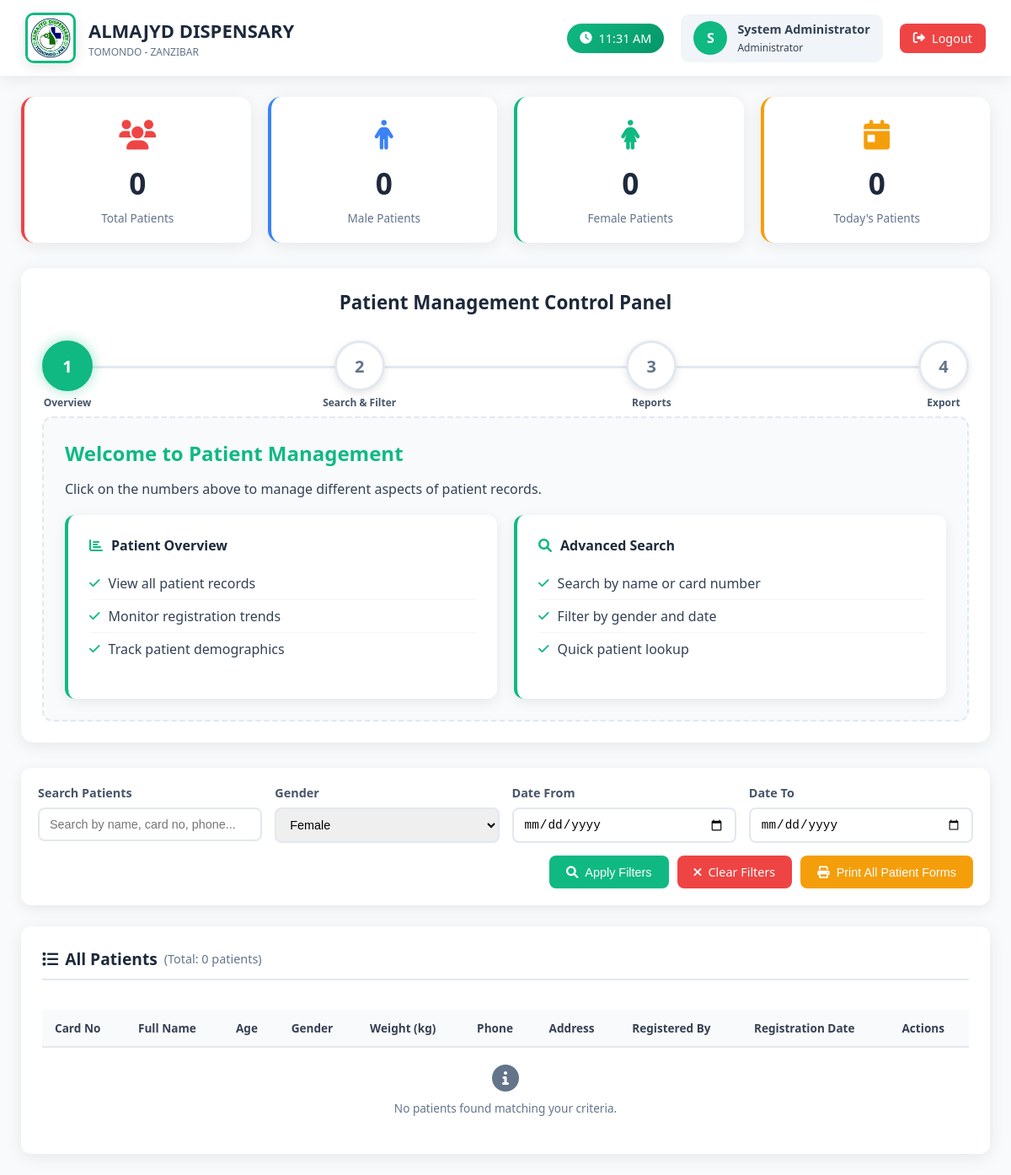
The app's page /admin/view_patients.php?gender=female (signed in), older data.
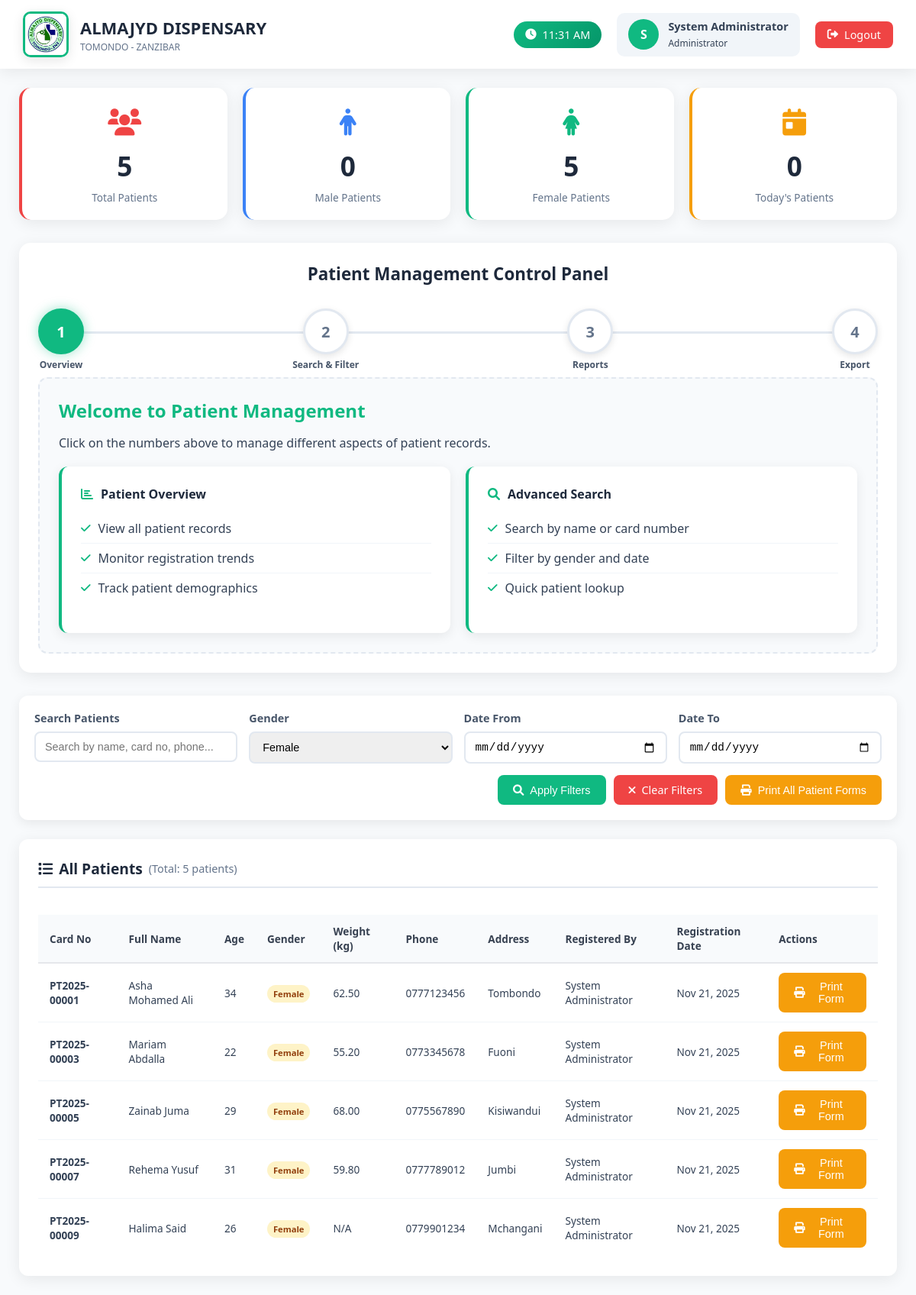
The same page, newer data.
### tables this page shows
CREATE TABLE `patients` (
  `id` int(11) NOT NULL,
  `card_no` varchar(50) NOT NULL,
  `full_name` varchar(100) NOT NULL,
  `address` text DEFAULT NULL,
  `age` int(11) DEFAULT NULL,
  `weight` decimal(5,2) DEFAULT NULL,
  `phone` varchar(20) DEFAULT NULL,
  `gender` enum('male','female') DEFAULT NULL,
  `created_by` int(11) DEFAULT NULL,
  `created_at` timestamp NOT NULL DEFAULT current_timestamp()
);

CREATE TABLE `users` (
  `id` int(11) NOT NULL,
  `username` varchar(50) NOT NULL,
  `password` varchar(255) NOT NULL,
  `email` varchar(100) DEFAULT NULL,
  `role` enum('admin','doctor','receptionist','laboratory','pharmacy','cashier') NOT NULL,
  `full_name` varchar(100) NOT NULL,
  `phone` varchar(20) DEFAULT NULL,
  `district` varchar(100) DEFAULT NULL,
  `region` varchar(100) DEFAULT NULL,
  `created_at` timestamp NOT NULL DEFAULT current_timestamp(),
  `status` enum('active','inactive') DEFAULT 'active',
  `permissions` text DEFAULT NULL,
  `last_login` timestamp NULL DEFAULT NULL
);

### admin/view_patients.php (the view, shortened to what this page needs)
<?php
require_once '../config.php';
$search = isset($_GET['search']) ? trim($_GET['search']) : '';
$gender_filter = isset($_GET['gender']) ? $_GET['gender'] : '';
$date_from = isset($_GET['date_from']) ? $_GET['date_from'] : '';
$date_to = isset($_GET['date_to']) ? $_GET['date_to'] : '';
$query = "SELECT p.*, u.full_name as created_by_name
          FROM patients p
          LEFT JOIN users u ON p.created_by = u.id
          WHERE 1=1";
$params = [];
if (!empty($gender_filter)) {
    $query .= " AND p.gender = ?";
    $params[] = $gender_filter;
}
$query .= " ORDER BY p.created_at DESC";
$stmt = $pdo->prepare($query);
$stmt->execute($params);
$patients = $stmt->fetchAll(PDO::FETCH_ASSOC);
$total_patients = count($patients);
$male_count = 0;
$female_count = 0;
$today_count = 0;
foreach ($patients as $patient) {
    if ($patient['gender'] == 'female') $female_count++;
}
?>
<!DOCTYPE html>
<html lang="en">
<head>
    <link rel="stylesheet" href="https://cdnjs.cloudflare.com/ajax/libs/font-awesome/6.0.0/css/all.min.css">
</head>
<body>
    <div class="topbar no-print">
        <div class="logo-section">
            <div class="logo">
                <img src="../images/logo.jpg" alt="Almajyd Dispensary Logo">
            </div>
            <div class="clinic-info">
                <h1>ALMAJYD DISPENSARY</h1>
                <p>TOMONDO - ZANZIBAR</p>
            </div>
        </div>
        <div class="user-area">
            <div class="time-display">
                <i class="fas fa-clock"></i>
                <span id="currentTime"><?php echo date('h:i A'); ?></span>
            </div>
            <div class="user">
                <div class="user-avatar">
                    <?php echo strtoupper(substr($_SESSION['full_name'], 0, 1)); ?>
                </div>
                <div>
                    <div style="font-weight:600; font-size: 0.9rem;"><?php echo $_SESSION['full_name']; ?></div>
                    <small style="font-size: 0.75rem;">Administrator</small>
                </div>
            </div>
            <a href="../logout.php" class="logout-btn">
                <i class="fas fa-sign-out-alt"></i>
                Logout
            </a>
        </div>
    </div>
    <div class="main">
        <div class="stats-grid no-print">
            <div class="stat-card patients">
                <div class="stat-icon">
                    <i class="fas fa-users"></i>
                </div>
                <div class="stat-number"><?php echo $total_patients; ?></div>
                <div class="stat-label">Total Patients</div>
            </div>
            <div class="stat-card male">
                <div class="stat-icon">
                    <i class="fas fa-male"></i>
                </div>
                <div class="stat-number"><?php echo $male_count; ?></div>
                <div class="stat-label">Male Patients</div>
            </div>
            <div class="stat-card female">
                <div class="stat-icon">
                    <i class="fas fa-female"></i>
                </div>
                <div class="stat-number"><?php echo $female_count; ?></div>
                <div class="stat-label">Female Patients</div>
            </div>
            <div class="stat-card today">
                <div class="stat-icon">
                    <i class="fas fa-calendar-day"></i>
                </div>
                <div class="stat-number"><?php echo $today_count; ?></div>
                <div class="stat-label">Today's Patients</div>
            </div>
        </div>
        <div class="steps-container no-print">
            <h2 class="steps-title">Patient Management Control Panel</h2>
            <div class="steps">
                <div class="step active" onclick="showStep(1)">
                    1
                    <div class="step-label">Overview</div>
                </div>
                <div class="step" onclick="showStep(2)">
                    2
                    <div class="step-label">Search & Filter</div>
                </div>
                <div class="step" onclick="showStep(3)">
                    3
                    <div class="step-label">Reports</div>
                </div>
                <div class="step" onclick="showStep(4)">
                    4
                    <div class="step-label">Export</div>
                </div>
            </div>
            <div class="content-area" id="content">
                <h2 style="color:#10b981; margin-bottom: 15px;">Welcome to Patient Management</h2>
                <p>Click on the numbers above to manage different aspects of patient records.</p>
                <div class="action-grid">
                    <div class="action-card" onclick="showStep(1)">
                        <h4><i class="fas fa-chart-bar"></i> Patient Overview</h4>
                        <ul class="action-list">
                            <li><i class="fas fa-check"></i> View all patient records</li>
                            <li><i class="fas fa-check"></i> Monitor registration trends</li>
                            <li><i class="fas fa-check"></i> Track patient demographics</li>
                        </ul>
                    </div>
                    <div class="action-card" onclick="showStep(2)">
                        <h4><i class="fas fa-search"></i> Advanced Search</h4>
                        <ul class="action-list">
                            <li><i class="fas fa-check"></i> Search by name or card number</li>
                            <li><i class="fas fa-check"></i> Filter by gender and date</li>
                            <li><i class="fas fa-check"></i> Quick patient lookup</li>
                        </ul>
                    </div>
                </div>
            </div>
        </div>
        <div class="filter-section no-print">
            <form method="GET" action="">
                <div class="filter-grid">
                    <div class="filter-group">
                        <label class="filter-label">Search Patients</label>
                        <input type="text" name="search" class="filter-input" placeholder="Search by name, card no, phone..." value="<?php echo htmlspecialchars($search); ?>">
                    </div>
                    <div class="filter-group">
                        <label class="filter-label">Gender</label>
                        <select name="gender" class="filter-input">
                            <option value="female" <?php echo $gender_filter == 'female' ? 'selected' : ''; ?>>Female</option>
                        </select>
                    </div>
                    <div class="filter-group">
                        <label class="filter-label">Date From</label>
                        <input type="date" name="date_from" class="filter-input" value="<?php echo htmlspecialchars($date_from); ?>">
                    </div>
                    <div class="filter-group">
                        <label class="filter-label">Date To</label>
                        <input type="date" name="date_to" class="filter-input" value="<?php echo htmlspecialchars($date_to); ?>">
                    </div>
                </div>
                <div class="filter-actions">
                    <button type="submit" class="btn btn-success">
                        <i class="fas fa-search"></i>
                        Apply Filters
                    </button>
                    <a href="view_patients.php" class="btn btn-danger">
                        <i class="fas fa-times"></i>
                        Clear Filters
                    </a>
                    <button type="button" onclick="printAllPatientForms()" class="btn btn-warning">
                        <i class="fas fa-print"></i>
                        Print All Patient Forms
                    </button>
                </div>
            </form>
        </div>
        <div class="table-card no-print">
            <h3>
                <i class="fas fa-list"></i>
                All Patients
                <small style="font-size: 0.9rem; color: #64748b; font-weight: normal;">
                    (Total: <?php echo $total_patients; ?> patients)
                </small>
            </h3>
            <div class="table-responsive">
                <table class="simple-table">
                    <thead>
                        <tr>
                            <th>Card No</th>
                            <th>Full Name</th>
                            <th>Age</th>
                            <th>Gender</th>
                            <th>Weight (kg)</th>
                            <th>Phone</th>
                            <th>Address</th>
                            <th>Registered By</th>
                            <th>Registration Date</th>
                            <th>Actions</th>
                        </tr>
                    </thead>
                    <tbody>
                        <?php
                        $patients_data = $patients;
                        if (empty($patients_data)):
                        ?>
                        <tr>
                            <td colspan="10" style="text-align: center; padding: 20px; color: #64748b;">
                                <i class="fas fa-info-circle" style="font-size: 2rem; margin-bottom: 10px; display: block;"></i>
                                No patients found matching your criteria.
                            </td>
                        </tr>
                        <?php else: ?>
                            <?php foreach ($patients_data as $patient): ?>
                            <tr>
                                <td><strong><?php echo htmlspecialchars($patient['card_no']); ?></strong></td>
                                <td><?php echo htmlspecialchars($patient['full_name']); ?></td>
                                <td><?php echo $patient['age'] ?: 'N/A'; ?></td>
                                <td>
                                    <span class="badge <?php echo $patient['gender'] == 'male' ? 'badge-info' : 'badge-warning'; ?>">
                                        <?php echo $patient['gender'] ? ucfirst($patient['gender']) : 'N/A'; ?>
                                    </span>
                                </td>
                                <td><?php echo $patient['weight'] ?: 'N/A'; ?></td>
                                <td><?php echo $patient['phone'] ?: 'N/A'; ?></td>
                                <td><?php echo $patient['address'] ? htmlspecialchars(substr($patient['address'], 0, 30)) . (strlen($patient['address']) > 30 ? '...' : '') : 'N/A'; ?></td>
                                <td><?php echo $patient['created_by_name'] ?: 'System'; ?></td>
                                <td><?php echo date('M j, Y', strtotime($patient['created_at'])); ?></td>
                                <td>
                                    <button class="btn btn-warning btn-sm" onclick="printSingleForm('<?php echo $patient['card_no']; ?>')">
                                        <i class="fas fa-print"></i> Print Form
                                    </button>
                                </td>
                            </tr>
                            <?php endforeach; ?>
                        <?php endif; ?>
                    </tbody>
                </table>
            </div>
        </div>
    </div>
</body>
</html>

Row changes from the older to the newer data that the page shows:
added patients: card_no "PT2025-00001", full_name "Asha Mohamed Ali", age "34", gender "Female", weight "62.50", phone "0777123456", address "Tombondo", created_by.full_name "System Administrator", created_at "Nov 21, 2025"
added patients: card_no "PT2025-00003", full_name "Mariam Abdalla", age "22", gender "Female", weight "55.20", phone "0773345678", address "Fuoni", created_by.full_name "System Administrator", created_at "Nov 21, 2025"
added patients: card_no "PT2025-00005", full_name "Zainab Juma", age "29", gender "Female", weight "68.00", phone "0775567890", address "Kisiwandui", created_by.full_name "System Administrator", created_at "Nov 21, 2025"
added patients: card_no "PT2025-00007", full_name "Rehema Yusuf", age "31", gender "Female", weight "59.80", phone "0777789012", address "Jumbi", created_by.full_name "System Administrator", created_at "Nov 21, 2025"
added patients: card_no "PT2025-00009", full_name "Halima Said", age "26", gender "Female", weight "N/A", phone "0779901234", address "Mchangani", created_by.full_name "System Administrator", created_at "Nov 21, 2025"
Text that changed along with them:
$total_patients: "0" → "5"
$female_count: "0" → "5"
text no longer shown: "No patients found matching your criteria."
